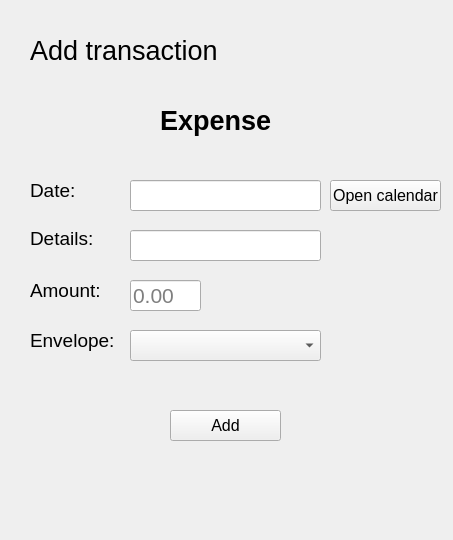
<?xml version="1.0" encoding="UTF-8"?>
<ui version="4.0">
 <class>Form</class>
 <widget class="QWidget" name="Form">
  <property name="geometry">
   <rect>
    <x>0</x>
    <y>0</y>
    <width>453</width>
    <height>540</height>
   </rect>
  </property>
  <property name="windowTitle">
   <string>Form</string>
  </property>
  <widget class="QPushButton" name="pushButton_2">
   <property name="geometry">
    <rect>
     <x>170</x>
     <y>410</y>
     <width>111</width>
     <height>31</height>
    </rect>
   </property>
   <property name="font">
    <font>
     <pointsize>12</pointsize>
    </font>
   </property>
   <property name="text">
    <string>Add</string>
   </property>
  </widget>
  <widget class="QLabel" name="label_4">
   <property name="geometry">
    <rect>
     <x>30</x>
     <y>240</y>
     <width>591</width>
     <height>101</height>
    </rect>
   </property>
   <property name="font">
    <font>
     <pointsize>14</pointsize>
    </font>
   </property>
   <property name="text">
    <string>Amount:</string>
   </property>
  </widget>
  <widget class="QLabel" name="label_2">
   <property name="geometry">
    <rect>
     <x>30</x>
     <y>140</y>
     <width>591</width>
     <height>101</height>
    </rect>
   </property>
   <property name="font">
    <font>
     <pointsize>14</pointsize>
    </font>
   </property>
   <property name="text">
    <string>Date:</string>
   </property>
  </widget>
  <widget class="QComboBox" name="comboBox">
   <property name="geometry">
    <rect>
     <x>130</x>
     <y>330</y>
     <width>191</width>
     <height>31</height>
    </rect>
   </property>
  </widget>
  <widget class="QLineEdit" name="lineEdit_2">
   <property name="geometry">
    <rect>
     <x>130</x>
     <y>230</y>
     <width>191</width>
     <height>31</height>
    </rect>
   </property>
   <property name="font">
    <font>
     <pointsize>16</pointsize>
    </font>
   </property>
   <property name="placeholderText">
    <string/>
   </property>
  </widget>
  <widget class="QPushButton" name="pushButton">
   <property name="geometry">
    <rect>
     <x>330</x>
     <y>180</y>
     <width>111</width>
     <height>31</height>
    </rect>
   </property>
   <property name="font">
    <font>
     <pointsize>12</pointsize>
    </font>
   </property>
   <property name="text">
    <string>Open calendar</string>
   </property>
  </widget>
  <widget class="QLabel" name="label_5">
   <property name="geometry">
    <rect>
     <x>30</x>
     <y>290</y>
     <width>591</width>
     <height>101</height>
    </rect>
   </property>
   <property name="font">
    <font>
     <pointsize>14</pointsize>
    </font>
   </property>
   <property name="text">
    <string>Envelope:</string>
   </property>
  </widget>
  <widget class="QLabel" name="label_6">
   <property name="geometry">
    <rect>
     <x>160</x>
     <y>70</y>
     <width>591</width>
     <height>101</height>
    </rect>
   </property>
   <property name="font">
    <font>
     <pointsize>20</pointsize>
     <weight>75</weight>
     <bold>true</bold>
    </font>
   </property>
   <property name="text">
    <string>Expense</string>
   </property>
  </widget>
  <widget class="QLabel" name="label_3">
   <property name="geometry">
    <rect>
     <x>30</x>
     <y>230</y>
     <width>591</width>
     <height>16</height>
    </rect>
   </property>
   <property name="font">
    <font>
     <pointsize>14</pointsize>
    </font>
   </property>
   <property name="text">
    <string>Details:</string>
   </property>
  </widget>
  <widget class="QLineEdit" name="lineEdit">
   <property name="geometry">
    <rect>
     <x>130</x>
     <y>180</y>
     <width>191</width>
     <height>31</height>
    </rect>
   </property>
   <property name="font">
    <font>
     <pointsize>16</pointsize>
    </font>
   </property>
   <property name="placeholderText">
    <string/>
   </property>
  </widget>
  <widget class="QLineEdit" name="lineEdit_3">
   <property name="geometry">
    <rect>
     <x>130</x>
     <y>280</y>
     <width>71</width>
     <height>31</height>
    </rect>
   </property>
   <property name="font">
    <font>
     <pointsize>16</pointsize>
    </font>
   </property>
   <property name="placeholderText">
    <string>0.00</string>
   </property>
  </widget>
  <widget class="QLabel" name="label">
   <property name="geometry">
    <rect>
     <x>30</x>
     <y>0</y>
     <width>756</width>
     <height>101</height>
    </rect>
   </property>
   <property name="font">
    <font>
     <pointsize>20</pointsize>
    </font>
   </property>
   <property name="text">
    <string>Add transaction</string>
   </property>
  </widget>
 </widget>
 <resources/>
 <connections/>
</ui>
